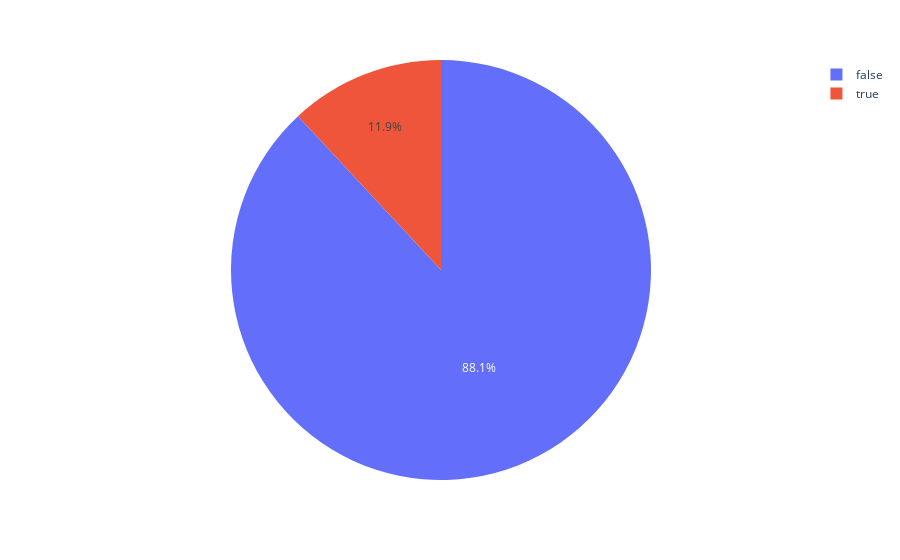

Notebook source saved alongside this figure:
### Code cell
px.pie(df,names="Legendary",values="Speed")

### Figure 1 — Plotly figure (JSON) as saved in the notebook; plotly's stock layout.template omitted (floating-point values rounded to 4 significant figures; data arrays with more than 128 entries replaced by an {"elided": "..."} marker saying what was removed)
{"data": [{"domain": {"x": [0, 1], "y": [0, 1]}, "hovertemplate": "Legendary=%{label}<br>Speed=%{value}<extra></extra>", "labels": {"elided": "800 bool values"}, "legendgroup": "", "name": "", "showlegend": true, "type": "pie", "values": {"elided": "800 int values"}}], "layout": {"legend": {"tracegroupgap": 0}, "margin": {"t": 60}}}
